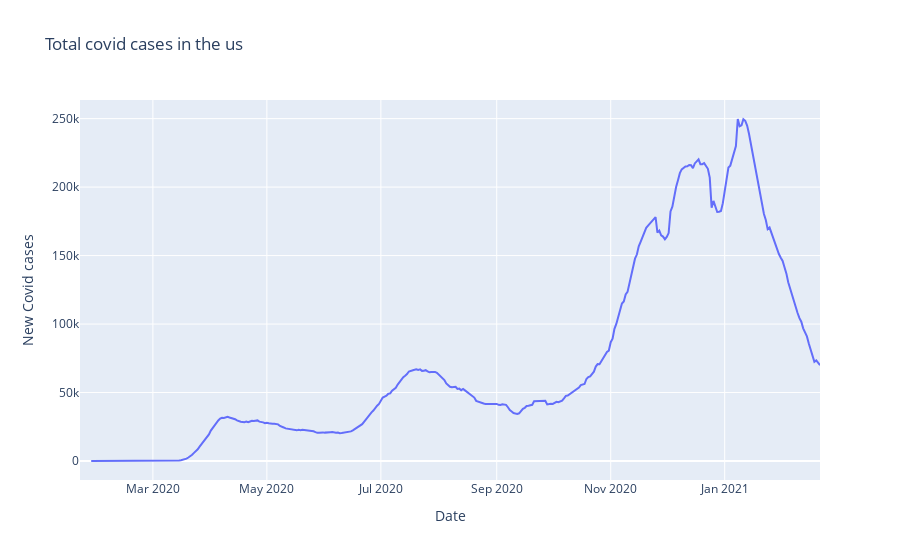

Notebook cell for this chart:
### Code cell
data_scatter = dict(type='scatter',
                        x=covid_us.date,
                        y=covid_us.new_cases_smoothed,
                        name='total covid cases in the us'
                       ) 
               
layout_scatter =dict(title=dict(text='Total covid cases in the us'),
                 yaxis=dict(title='New Covid cases'),
                 xaxis=dict(title='Date')
                )
scatter = go.Figure(data = data_scatter, layout=layout_scatter)
           
scatter.show()

### Figure 1 — Plotly figure (JSON) as saved in the notebook; plotly's stock layout.template omitted (floating-point values rounded to 4 significant figures; data arrays with more than 128 entries replaced by an {"elided": "..."} marker saying what was removed)
{"data": [{"name": "total covid cases in the us", "type": "scatter", "x": {"elided": "397 str values"}, "y": {"elided": "397 float values"}}], "layout": {"title": {"text": "Total covid cases in the us"}, "xaxis": {"title": {"text": "Date"}}, "yaxis": {"title": {"text": "New Covid cases"}}}}
